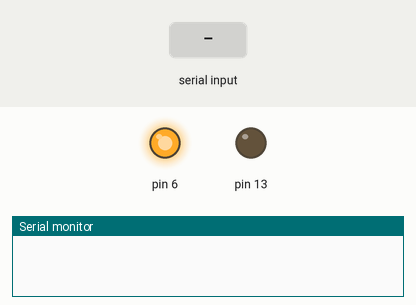
This sketch was run on a simulated Arduino Uno, built with avr-gcc and run on an emulated ATmega328P. Shown: output pins drawn as LEDs (lit = HIGH), the last lines printed to the serial monitor. Dashed ring = blinking. The inputs (shaded band) are chosen by the test bench.

Above: at 1.2 s.
1.3 s: "1\n" received over Serial
At 2.3 s:
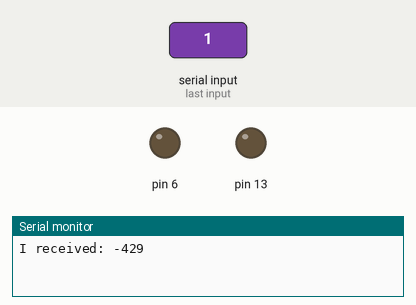
2.8 s: "30,150\n" received over Serial
At 3.58 s:
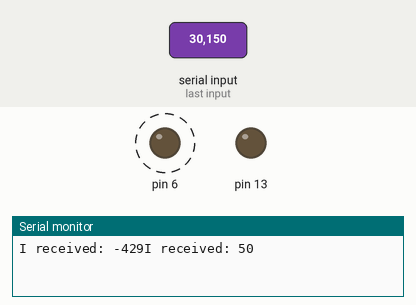
Timing chart, 0 to 14.8 s (numbered marks = the images above; inputs shaded):
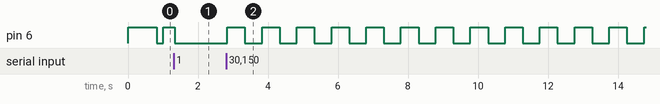

The sketch:

TalkToPC.ino
```cpp
int incomingByte = 0;   // for incoming serial data
int inByte1;
int inByte2;
int inByte3;
int power=80;
int temp=0;
int counter=0;
int counteron=1;
void setup() {
        Serial.begin(9600);     // opens serial port, sets data rate to 9600 bps
        pinMode(13,OUTPUT);
        pinMode(A0,INPUT);
        pinMode(6,OUTPUT);
}

void loop() {

        // send data only when you receive data:
        if (Serial.available() >0) {
                // read the incoming byte:
                inByte1=(Serial.read()-'0');
                delay(5);
                inByte2=(Serial.read()-'0');
                delay(5);
                inByte3=(Serial.read()-'0');


                if(inByte1==1){
                  power=inByte2*10+inByte3;
                  // say what you got:
                  Serial.print("I received: ");
                  Serial.print(power);
                  Serial.flush();
                }
                if(inByte1==2){
                  temp=(((analogRead(A0)*(0.0049))-1.25)/0.005)+7;
                  Serial.print(temp);
                  Serial.flush();
                  }
                if(inByte1==3){
                  counteron=1;
                  counter=0;
                }
                 if(inByte1==4){
                  Serial.print(counter);
                  Serial.flush();
                }


  }
  else{
    delay(10);}


if(counter<=power){
  digitalWrite(6,HIGH);
}
else{
    digitalWrite(6,LOW);
}
if(counter==99){
counter=0;
}
 if(counteron==1){
  counter++;
 }
  }
//  if(power!=0){
//    power+=1;
//  digitalWrite(6,HIGH);
//  delay(power*10);
//  digitalWrite(6,LOW);
//  delay(1000-power*10);
```

Measured:
- after the input at 2.8 s, pin 6: alternates HIGH for 0.50 s and LOW for 0.49 s, starting at once
